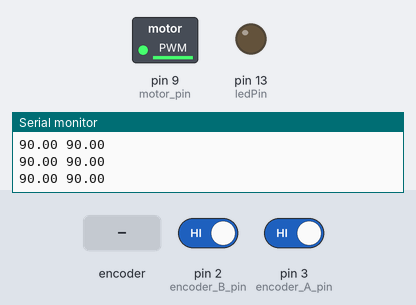
This sketch was run on a simulated Arduino Uno, built with avr-gcc and run on an emulated ATmega328P. Parts: switched loads named in the sketch (green lamp = pin HIGH), output pins drawn as LEDs (lit = HIGH), the last lines printed to the serial monitor. The inputs (shaded band) are chosen by the test bench; at power-on: pin 2 (encoder_B_pin) HIGH, pin 3 (encoder_A_pin) HIGH.

Above: at 1.2 s.
1.3 s: rotary encoder on pin 3 (encoder_A_pin) / pin 2 (encoder_B_pin) turned 2 steps (second pin leading)
At 2.4 s:
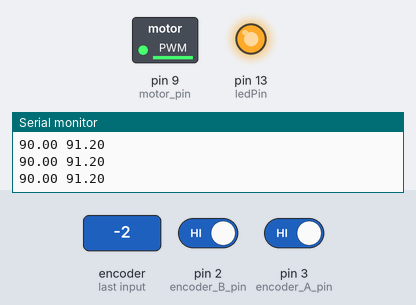
Timing chart, 0 to 4.3 s (numbered marks = the images above; inputs shaded):
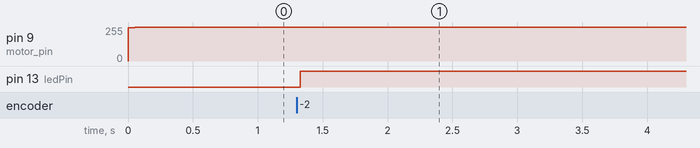

Measured:
- after the input at 1.3 s, pin 13 (ledPin): LOW → HIGH at once

The sketch:

PID.ino
```cpp
// Simple PID Controller
// By: Ara Kourchians
// ----------------------------------------------------------------------------

// LED Variables
const byte ledPin = 13;

// Encoder Variables
#define TICK_NULL 0
#define TICK_A 1
#define TICK_B 2
#define FORWARD 0
#define BACKWARD 1
const byte encoder_A_pin = 3;
const byte encoder_B_pin = 2;
volatile static unsigned char last_tick_a = TICK_NULL;
volatile static unsigned char last_tick_b = TICK_NULL;
volatile long position_ticks = 0;
volatile unsigned long current_time = 0;
volatile unsigned long last_time = 0;

// State Variables
volatile static unsigned char cmd_direction = FORWARD;
volatile float position = 0.0; // degrees
volatile float velocity = 0.0; // rpm

// PID Variables
volatile const float target = 90.0;
volatile float P_gain = 0.01;
volatile float I_gain = 0.001;
volatile float D_gain = 0.00;
volatile float error = 0;
volatile float last_error = 0;
volatile float sum_of_error = 0;
volatile float pid_output = 0;

// Motor Variables
const byte AI0_pin = 6;
const byte AI1_pin = 7;
const byte motor_pin = 9;
volatile static unsigned char motor_output = 0;
volatile static unsigned char read_direction = FORWARD;

// Runs first and once
void setup()
{
  pinMode(ledPin, OUTPUT);

  // Setup encoder interrupt routines
  last_tick_a = digitalRead(encoder_A_pin) ? 1 : 0;
  last_tick_b = digitalRead(encoder_B_pin) ? 1 : 0;

  pinMode(encoder_A_pin, INPUT_PULLUP);
  attachInterrupt(digitalPinToInterrupt(encoder_A_pin), encoderTickA, CHANGE);

  pinMode(encoder_B_pin, INPUT_PULLUP);
  attachInterrupt(digitalPinToInterrupt(encoder_B_pin), encoderTickB, CHANGE);

  // Set Motor Direction
  setDirection(FORWARD);

  // Set Motor Speed to Zero
  analogWrite(motor_pin, motor_output);

  // Initialize Serial Bus
  Serial.begin(115200);
}

// Main Loop
void loop()
{
  digitalWrite(ledPin, read_direction);

  // Update Position and Velocity
  position = ((float)position_ticks)*(360/1800.0);
  velocity = (0.000555)/(0.000001*((float)(current_time - last_time + 1)));

  // PID Calculations
  last_error = error;           // Store the last error for derivative term
  error = target - position;    // Calculate new error
  sum_of_error = sum_of_error + error;    // Accumulate error for integral term
  if(sum_of_error > 1000)                 // Saturate to prevent large integral term
  {
    sum_of_error = 1000;
  }

  // PID Controller
  pid_output = P_gain*error + I_gain*sum_of_error + D_gain*(error - last_error);

  // Hard limit PID output
  if(pid_output > 1.0)
  {
    pid_output = 1.0;
  }
  if(pid_output < -1.0)
  {
    pid_output = -1.0;
  }

  if(pid_output >= 0.0 && cmd_direction == BACKWARD)     // Set direction
  {
    setDirection(FORWARD);
  }
  if(pid_output < 0.0 && cmd_direction == FORWARD)
  {
    setDirection(BACKWARD);
  }

  motor_output = (unsigned char)(254.0*abs(pid_output)); // Calculate
  analogWrite(motor_pin, motor_output);                  // Apply output to motor

  // Print out data for plotting
  Serial.print(target);
  Serial.print(" ");
  Serial.println(error);

  delay(50);  // 20Hz Update Rate
              // Do not change this time delay. Changing this time delay
              // will effect the controller and the response of the system, given
              // a set of PID gain values.
              //
              // TODO: This loop should actually be in a timer interrupt
              // with a fixed/non-maskable update rate.
}

void setDirection(unsigned char input_direction)
{
  // Set Motor Direction
  cmd_direction = input_direction ? 1 : 0;
  digitalWrite(AI0_pin, (~cmd_direction & 0x01));
  digitalWrite(AI1_pin, cmd_direction);
}

void encoderTickA()
{
  unsigned char tick_a = digitalRead(encoder_A_pin) ? 1 : 0;
  unsigned char tick_b = digitalRead(encoder_B_pin) ? 1 : 0;

  // XOR ticks to find direction
  unsigned char plus = tick_a ^ last_tick_b;
  unsigned char minus = tick_b ^ last_tick_a;

  if(plus)
  {
    position_ticks++;
    read_direction = FORWARD;
  }
  if(minus)
  {
    position_ticks--;
    read_direction = BACKWARD;
  }

  last_tick_a = tick_a;
  last_tick_b = tick_b;

  last_time = current_time;
  current_time = micros();
}

void encoderTickB()
{
  unsigned char tick_a = digitalRead(encoder_A_pin) ? 1 : 0;
  unsigned char tick_b = digitalRead(encoder_B_pin) ? 1 : 0;

  // XOR ticks to find direction
  unsigned char plus = tick_a ^ last_tick_b;
  unsigned char minus = tick_b ^ last_tick_a;

  if(plus)
  {
    position_ticks++;
    read_direction = FORWARD;
  }
  if(minus)
  {
    position_ticks--;
    read_direction = BACKWARD;
  }

  last_tick_a = tick_a;
  last_tick_b = tick_b;

  last_time = current_time;
  current_time = micros();
}
```
